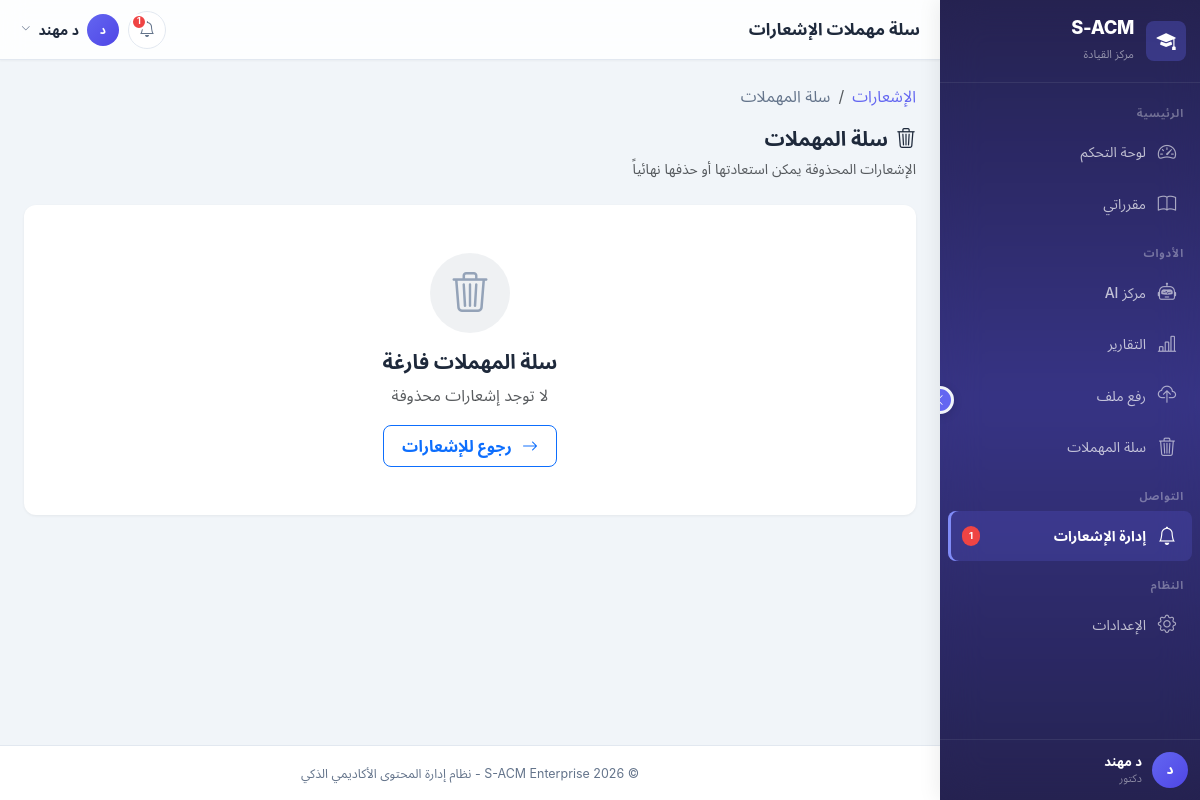
The page /notifications/trash/ (signed in) on the database its author committed.
### apps/accounts/models.py (models this page shows, shortened)
class User(AbstractBaseUser, PermissionsMixin):
    ACCOUNT_STATUS_CHOICES = [
        ('inactive', 'غير مفعّل'),
        ('active', 'مفعّل'),
        ('suspended', 'موقوف'),
    ]
    academic_id = models.CharField(
        max_length=50,
        unique=True,
        verbose_name='الرقم الأكاديمي/الوظيفي',
        help_text='الرقم الأكاديمي للطالب أو الرقم الوظيفي للموظف'
    )
    id_card_number = models.CharField(
        max_length=50,
        unique=True,
        verbose_name='رقم البطاقة الشخصية',
        help_text='يستخدم للتحقق من الهوية عند التفعيل'
    )
    full_name = models.CharField(
        max_length=150,
        verbose_name='الاسم الكامل'
    )
    email = models.EmailField(
        unique=True,
        blank=True,
        null=True,
        verbose_name='البريد الإلكتروني',
        help_text='يتم تعيينه عند التفعيل'
    )
    account_status = models.CharField(
        max_length=20,
        choices=ACCOUNT_STATUS_CHOICES,
        default='inactive',
        verbose_name='حالة الحساب'
    )
    role = models.ForeignKey(
        Role,
        on_delete=models.PROTECT,
        related_name='users',
        verbose_name='الدور',
        null=True,
        blank=True
    )
    major = models.ForeignKey(
        Major,
        on_delete=models.SET_NULL,
        related_name='students',
        verbose_name='التخصص',
        null=True,
        blank=True,
        help_text='للطلاب فقط'
    )
    level = models.ForeignKey(
        Level,
        on_delete=models.SET_NULL,
        related_name='students',
        verbose_name='المستوى',
        null=True,
        blank=True,
        help_text='للطلاب فقط'
    )
    is_staff = models.BooleanField(default=False, verbose_name='موظف')
    is_active = models.BooleanField(default=True, verbose_name='نشط')
    date_joined = models.DateTimeField(default=timezone.now, verbose_name='تاريخ الانضمام')
    last_login = models.DateTimeField(null=True, blank=True, verbose_name='آخر تسجيل دخول')
    profile_picture = models.ImageField(
        upload_to='profiles/',
        blank=True,
        null=True,
        verbose_name='صورة الملف الشخصي'
    )
    phone_number = models.CharField(
        max_length=20,
        blank=True,
        null=True,
        verbose_name='رقم الهاتف'
    )
    objects = UserManager()
    USERNAME_FIELD = 'academic_id'
    REQUIRED_FIELDS = ['full_name', 'id_card_number']
    class Meta:
        db_table = 'users'
        verbose_name = 'مستخدم'
        verbose_name_plural = 'المستخدمون'
        indexes = [
            models.Index(fields=['academic_id']),
            models.Index(fields=['email']),
            models.Index(fields=['account_status']),
        ]
    def is_admin(self):
        return self.role and self.role.code == Role.ADMIN
    def is_instructor(self):
        return self.role and self.role.code == Role.INSTRUCTOR
    def is_student(self):
        return self.role and self.role.code == Role.STUDENT

class Role(models.Model):
    ADMIN = 'admin'
    INSTRUCTOR = 'instructor'
    STUDENT = 'student'
    code = models.CharField(
        max_length=50,
        unique=True,
        verbose_name='كود الدور',
        help_text='معرف فريد للدور (بالإنجليزية، مثل: admin, instructor)'
    )
    display_name = models.CharField(
        max_length=100,
        verbose_name='اسم العرض',
        help_text='الاسم الذي يظهر للمستخدم'
    )
    description = models.TextField(
        blank=True,
        null=True,
        verbose_name='وصف الدور'
    )
    is_system = models.BooleanField(
        default=False,
        verbose_name='دور نظام',
        help_text='الأدوار الافتراضية التي لا يمكن حذفها'
    )
    is_active = models.BooleanField(
        default=True,
        verbose_name='نشط'
    )
    created_at = models.DateTimeField(auto_now_add=True, verbose_name='تاريخ الإنشاء')
    updated_at = models.DateTimeField(auto_now=True, verbose_name='تاريخ التحديث')
    class Meta:
        db_table = 'roles'
        verbose_name = 'دور'
        verbose_name_plural = 'الأدوار'
        ordering = ['-is_system', 'display_name']

### apps/notifications/views/common.py (the view)
# urls.py: path('trash/', views.NotificationTrashView.as_view(), name='trash'),
class NotificationTrashView(LoginRequiredMixin, ListView):
    template_name = 'notifications/trash.html'
    context_object_name = 'notifications'
    paginate_by = 20
    def get_queryset(self):
        return NotificationService.get_user_notifications(
            self.request.user,
            filter_type='trash',
        )
    def get_context_data(self, **kwargs):
        context = super().get_context_data(**kwargs)
        context['active_page'] = 'notifications'
        if self.request.user.is_admin() or self.request.user.is_instructor():
            context['sent_trash'] = NotificationService.get_sender_trash(self.request.user)
        return context

### templates/notifications/trash.html (shortened to what this page needs)
{% extends 'layouts/dashboard_base.html' %}
{% load static %}
{% block page_title %}سلة مهملات الإشعارات{% endblock %}
{% block breadcrumb %}
<nav aria-label="breadcrumb">
    <ol class="breadcrumb breadcrumb-custom">
        <li class="breadcrumb-item"><a href="{% url 'notifications:list' %}">الإشعارات</a></li>
        <li class="breadcrumb-item active">سلة المهملات</li>
    </ol>
</nav>
{% endblock %}
{% block dashboard_content %}
<div class="d-flex justify-content-between align-items-center mb-4">
    <div>
        <h5 class="mb-1 fw-bold"><i class="bi bi-trash3 me-2"></i>سلة المهملات</h5>
        <small class="text-muted">الإشعارات المحذوفة يمكن استعادتها أو حذفها نهائياً</small>
    </div>
</div>
<div class="card" style="border:none;border-radius:var(--radius,12px);box-shadow:var(--shadow-sm,0 1px 3px rgba(0,0,0,0.06));">
    {% for nr in notifications %}
    <div class="d-flex align-items-center gap-3 p-3" style="border-bottom:1px solid var(--border-color,#e2e8f0);opacity:0.8;">
        <div style="width:40px;height:40px;border-radius:10px;background:rgba(100,116,139,0.1);color:#64748b;display:flex;align-items:center;justify-content:center;flex-shrink:0;">
            <i class="bi bi-bell"></i>
        </div>
        <div class="flex-grow-1">
            <h6 class="mb-0 fw-semibold" style="font-size:0.95rem;">{{ nr.notification.title }}</h6>
            <small class="text-muted">{{ nr.notification.body|truncatechars:80 }}</small><br>
            <small class="text-muted"><i class="bi bi-clock me-1"></i>حُذف {{ nr.deleted_at|timesince }} مضت</small>
        </div>
        <div class="d-flex gap-1">
            <form method="post" action="{% url 'notifications:restore' nr.notification.pk %}">
                {% csrf_token %}
                <button type="submit" class="btn btn-sm btn-outline-success" style="border-radius:8px;" title="استعادة">
                    <i class="bi bi-arrow-counterclockwise"></i>
                </button>
            </form>
        </div>
    </div>
    {% empty %}
    <div class="text-center py-5">
        <div style="width:80px;height:80px;border-radius:50%;background:rgba(100,116,139,0.1);display:flex;align-items:center;justify-content:center;margin:0 auto 16px;">
            <i class="bi bi-trash3 fs-1" style="color:#94a3b8;"></i>
        </div>
        <h5 class="fw-bold">سلة المهملات فارغة</h5>
        <p class="text-muted mb-0">لا توجد إشعارات محذوفة</p>
        <a href="{% url 'notifications:list' %}" class="btn btn-outline-primary mt-3">
            <i class="bi bi-arrow-right me-1"></i>رجوع للإشعارات
        </a>
    </div>
    {% endfor %}
</div>
{% endblock %}

### templates/layouts/dashboard_base.html (shortened to what this page needs)
{% load static %}
<!DOCTYPE html>
<html lang="ar" dir="rtl">
<head>
    <link href="https://cdn.jsdelivr.net/npm/bootstrap@5.3.2/dist/css/bootstrap.rtl.min.css" rel="stylesheet">
    <link href="https://cdn.jsdelivr.net/npm/bootstrap-icons@1.11.3/font/bootstrap-icons.css" rel="stylesheet">
    <link href="{% static 'css/style.css' %}" rel="stylesheet">
    <link href="{% static 'css/mobile-app.css' %}" rel="stylesheet">
</head>
<body>
    <nav class="sidebar" id="sidebar" role="navigation" aria-label="القائمة الرئيسية">
        <button class="sidebar-collapse-btn" id="sidebarCollapseBtn" title="طي/توسيع القائمة" aria-label="طي القائمة" type="button">
            <i class="bi bi-chevron-left"></i>
        </button>
        <div class="sidebar-brand">
            <div class="sidebar-brand-icon">
                <i class="bi bi-mortarboard-fill"></i>
            </div>
            <div class="sidebar-brand-text">
                <h4>S-ACM</h4>
                <small>{% if is_instructor %}مركز القيادة{% elif is_student %}بوابة التعلم{% else %}لوحة التحكم{% endif %}</small>
            </div>
        </div>
        <div class="sidebar-nav" id="sidebarNav">
            {% block sidebar_nav %}
            {% if is_instructor %}
            <div class="sidebar-section-title">الرئيسية</div>
            <div class="nav-item">
                <a class="nav-link {% if active_page == 'dashboard' %}active{% endif %}" href="{% url 'instructor:dashboard' %}" title="لوحة التحكم">
                    <i class="bi bi-speedometer2"></i>
                    <span class="link-text">لوحة التحكم</span>
                </a>
            </div>
            <div class="nav-item">
                <a class="nav-link {% if active_page == 'courses' %}active{% endif %}" href="{% url 'instructor:course_list' %}" title="مقرراتي">
                    <i class="bi bi-book"></i>
                    <span class="link-text">مقرراتي</span>
                </a>
            </div>
            <div class="sidebar-section-title">الأدوات</div>
            <div class="nav-item">
                <a class="nav-link {% if active_page == 'ai_hub' %}active{% endif %}" href="{% url 'instructor:ai_hub' %}" title="مركز AI">
                    <i class="bi bi-robot"></i>
                    <span class="link-text">مركز AI</span>
                </a>
            </div>
            <div class="nav-item">
                <a class="nav-link {% if active_page == 'reports' %}active{% endif %}" href="{% url 'instructor:reports' %}" title="التقارير">
                    <i class="bi bi-bar-chart-line"></i>
                    <span class="link-text">التقارير</span>
                </a>
            </div>
            <div class="nav-item">
                <a class="nav-link {% if active_page == 'upload' %}active{% endif %}" href="{% url 'instructor:file_upload' %}" title="رفع ملف">
                    <i class="bi bi-cloud-upload"></i>
                    <span class="link-text">رفع ملف</span>
                </a>
            </div>
            <div class="nav-item">
                <a class="nav-link {% if active_page == 'trash' %}active{% endif %}" href="{% url 'instructor:trash_list' %}" title="سلة المهملات">
                    <i class="bi bi-trash3"></i>
                    <span class="link-text text-truncate">سلة المهملات</span>
                </a>
            </div>
            <div class="sidebar-section-title">التواصل</div>
            <div class="nav-item">
                <a class="nav-link {% if active_page == 'notifications' %}active{% endif %}" href="{% url 'notifications:management' %}" title="إدارة الإشعارات">
                    <i class="bi bi-bell"></i>
                    <span class="link-text text-truncate">إدارة الإشعارات</span>
                    {% if unread_count %}<span class="sidebar-badge">{{ unread_count }}</span>{% endif %}
                </a>
            </div>
            <div class="sidebar-section-title">النظام</div>
            <div class="nav-item">
                <a class="nav-link {% if active_page == 'settings' %}active{% endif %}" href="{% url 'instructor:settings' %}" title="الإعدادات">
                    <i class="bi bi-gear"></i>
                    <span class="link-text">الإعدادات</span>
                </a>
            </div>
            {% endif %}
            {% endblock %}
        </div>
        <div class="sidebar-footer">
            <div class="sidebar-user">
                <div class="avatar-circle">
                    {{ request.user.full_name|slice:":1"|upper }}
                </div>
                <div class="sidebar-user-info">
                    <div class="sidebar-user-name text-truncate">{{ request.user.full_name|truncatechars:16 }}</div>
                    <div class="sidebar-user-role">{{ user_role|default:"مستخدم" }}</div>
                </div>
            </div>
        </div>
    </nav>
    <div class="main-wrapper" id="mainWrapper">
        <header class="top-navbar" id="topNavbar">
            <div class="d-flex align-items-center gap-3 min-w-0">
                <h6 class="page-title mb-0 text-truncate">{% block page_title %}لوحة التحكم{% endblock %}</h6>
            </div>
            <div class="nav-actions">
                <div class="dropdown">
                    <button class="btn-icon position-relative" data-bs-toggle="dropdown" aria-label="الإشعارات">
                        <i class="bi bi-bell"></i>
                        {% if unread_count and unread_count > 0 %}
                        <span class="notification-dot">{{ unread_count }}</span>
                        {% endif %}
                    </button>
                </div>
                <div class="dropdown">
                    <button class="d-flex align-items-center gap-2 btn btn-link text-decoration-none p-0" data-bs-toggle="dropdown" aria-label="قائمة المستخدم">
                        <div class="avatar-circle avatar-sm">{{ request.user.full_name|slice:":1"|upper }}</div>
                        <span class="d-none d-md-inline small fw-semibold text-truncate" style="max-width:100px;color:var(--text-primary);">{{ request.user.full_name|truncatechars:12 }}</span>
                        <i class="bi bi-chevron-down d-none d-md-inline" style="font-size:0.6rem;color:var(--text-secondary);"></i>
                    </button>
                </div>
            </div>
        </header>
        <main class="page-content" id="pageContent">
            {% block breadcrumb %}{% endblock %}
            {% block dashboard_content %}{% endblock %}
        </main>
        <footer class="dashboard-footer">
            <small>&copy; 2026 S-ACM Enterprise - نظام إدارة المحتوى الأكاديمي الذكي</small>
        </footer>
    </div>
</body>
</html>

### rows shown on the page
User: user.full_name "د", user.full_name "د مهند"
Role: display_name "دكتور"

### other values the page prints
{{ unread_count }} "1"
